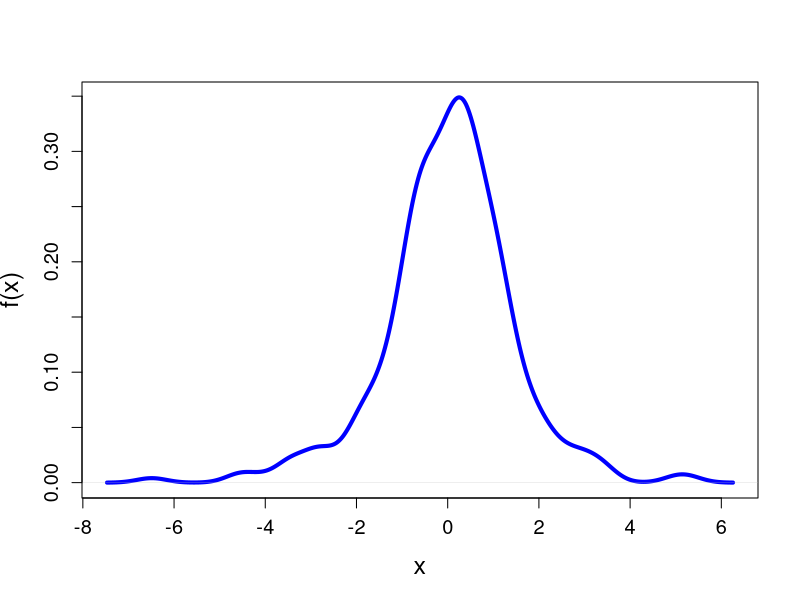

Here is the R script that generated this plot: (Note: a time limit stopped this script after it produced the figure.)
#% -------------------------------------------------------------------------
#% Book:         MSE
#% -------------------------------------------------------------------------
#% Quantlet:     MSEnonpara1
#% -------------------------------------------------------------------------
#% Description:   MSEnonpara1 generate n=300 t(3) distributed random sample, and draws the kernel density curve of the estimated kernel density function using a
#%                Gaussian kernel. Since the kernel density function is biased in a finite sample, one can not compare it with the true density directly. One rather compare it with the expectation of the kernel density function under the true density. Then it draws the expectation of the kernel density function under the true density.
#% -------------------------------------------------------------------------
#% Usage:        -
#% -------------------------------------------------------------------------
#% Inputs:       n_1 - number of observations
#% -------------------------------------------------------------------------
#% Output:       1. Draws n_1 observations from t(3) distribution
#%               and plots the kernel density curve of the estimated kernel density function using a
#%               Gaussian kernel.
#%              
#%               2. generate n observations from t(3) distribution and plots the expectation of the kernel density function under the true density which is t(3) distribution.
#%               3. generate n observations from normal distribution with mean and standard deviation from the generated sample, plots the expectation of the kernel density function under the true density which is normal distribution with mean and standard deviation from the generated sample.
#% -------------------------------------------------------------------------
#% Example:      n_1=300
#%               n_1=3000
#% -------------------------------------------------------------------------
#% Author:       Weining Wang, Lining Yu
#% -------------------------------------------------------------------------

n_1=300
obs=rt(n_1,3)
den_x=density(obs,kernel="gaussian",bw="nrd0")
plot(den_x,lwd=4,lty=1,col="blue",cex.axis=1.2,font.axis=1, cex.lab=1.5,las=0,xlab="x", ylab="f(x)", main="")

n=1000000
z=rt(n,3)
h=den_x$bw
g=1:512

for(j in 1:length(den_x$x)){
sum_k=0

for(i in 1:length(z)){
u=(den_x$x[j]-z[i])/h
k=exp(-u^2/2)/sqrt(2*pi)
sum_k=sum_k+k

}
g[j]=1/(h*length(z))*sum_k
}

lines(den_x$x,g,lwd=3,lty=2,col="red")
mu=mean(obs)
sd=sd(obs)
q=rnorm(n,mu,sd)
f=1:512

for(j in 1:length(den_x$x)){
sum_k=0

for(i in 1:length(q)){
u=(den_x$x[j]-q[i])/h
k=exp(-u^2/2)/sqrt(2*pi)
sum_k=sum_k+k

}
f[j]=1/(h*length(z))*sum_k
}

lines(den_x$x,f,lwd=4,lty=3,col="black")
